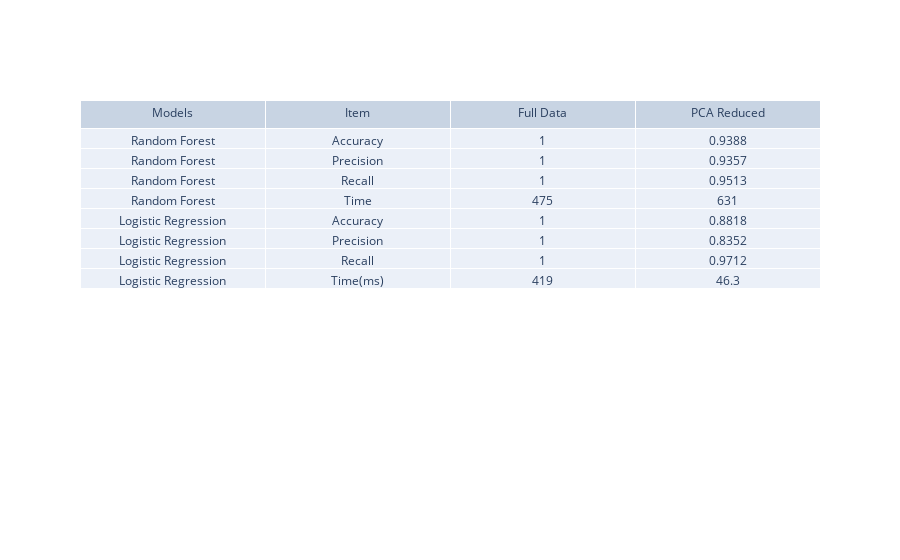

Notebook cell for this chart:
### Code cell
import plotly.graph_objects as go

# tabulating results
fig = go.Figure(data=[go.Table(header=dict(values=['Models', 'Item','Full Data','PCA Reduced']),
                 cells=dict(values=[['Random Forest','Random Forest','Random Forest','Random Forest', 'Logistic Regression', 'Logistic Regression', 'Logistic Regression', 'Logistic Regression'], ['Accuracy', 'Precision','Recall','Time','Accuracy', 'Precision','Recall','Time(ms)'],[acc_rfr_orig, prec_rfr_orig, rec_rfr_orig, 475, acc_lr_orig, prec_lr_orig, rec_lr_orig, 419],[acc_rfr_red, prec_rfr_red, rec_rfr_red, 631, acc_lr_red, prec_lr_red, rec_lr_red, 46.3]]))
                     ])
fig.show()

### Figure 1 — Plotly figure (JSON) as saved in the notebook; plotly's stock layout.template omitted (floating-point values rounded to 4 significant figures)
{"data": [{"cells": {"values": [["Random Forest", "Random Forest", "Random Forest", "Random Forest", "Logistic Regression", "Logistic Regression", "Logistic Regression", "Logistic Regression"], ["Accuracy", "Precision", "Recall", "Time", "Accuracy", "Precision", "Recall", "Time(ms)"], [1, 1, 1, 475, 1, 1, 1, 419], [0.9388, 0.9357, 0.9513, 631, 0.8818, 0.8352, 0.9712, 46.3]]}, "header": {"values": ["Models", "Item", "Full Data", "PCA Reduced"]}, "type": "table"}], "layout": {}}
